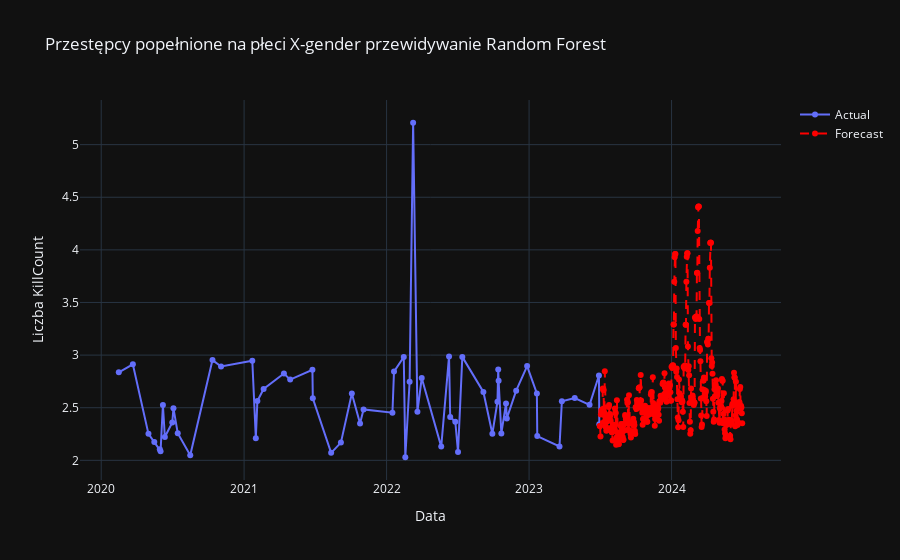

Write notebook code for a chart like this one.
### Code cell
import pandas as pd
import numpy as np
from sklearn.ensemble import RandomForestRegressor
from sklearn.model_selection import train_test_split
import plotly.graph_objects as go

# Tworzenie kolumny daty
df['Date'] = pd.to_datetime(df[['Year', 'Month', 'Day']])

# Grupowanie i agregacja danych
df_grouped = df.groupby('Date')['count'].sum().reset_index()

# Przygotowanie danych do modelu Random Forest
df_grouped['Month'] = df_grouped['Date'].dt.month
df_grouped['Day'] = df_grouped['Date'].dt.day

X = df_grouped[['Month', 'Day']]
y = df_grouped['count']

# Podział danych na zbiór treningowy i testowy
X_train, X_test, y_train, y_test = train_test_split(X, y, test_size=0.2, random_state=42)

# Dopasowanie modelu Random Forest
model = RandomForestRegressor(n_estimators=100, random_state=42)
model.fit(X_train, y_train)

# Prognoza na następny rok
next_year_dates = pd.date_range(start=df_grouped['Date'].max() + pd.DateOffset(days=1), end=df_grouped['Date'].max() + pd.DateOffset(years=1), freq='D')
next_year_X = pd.DataFrame({'Month': next_year_dates.month, 'Day': next_year_dates.day})
forecast = model.predict(next_year_X)

# Wykres szeregu czasowego z prognozą
fig = go.Figure()

# Dodanie rzeczywistych danych
fig.add_trace(go.Scatter(x=df_grouped['Date'], y=df_grouped['count'], mode='lines+markers', name='Actual'))

# Dodanie prognoz
fig.add_trace(go.Scatter(x=next_year_dates, y=forecast, mode='lines+markers', name='Forecast', line=dict(color='red', dash='dash')))

# Aktualizacja układu wykresu
fig.update_layout(title='Przestępcy popełnione na płeci X-gender przewidywanie Random Forest', 
                  xaxis_title='Data', yaxis_title='Liczba KillCount',template="plotly_dark",)

# Wyświetlenie wykresu
fig.show()

# Zapisywanie wykresu do pliku HTML
fig.write_html("forecast_plot4_4.html")

### Figure 1 — Plotly figure (JSON) as saved in the notebook; plotly's stock layout.template omitted (floating-point values rounded to 4 significant figures; data arrays with more than 128 entries replaced by an {"elided": "..."} marker saying what was removed)
{"data": [{"mode": "lines+markers", "name": "Actual", "type": "scatter", "x": ["2020-02-15T00:00:00", "2020-03-22T00:00:00", "2020-05-01T00:00:00", "2020-05-16T00:00:00", "2020-05-30T00:00:00", "2020-06-01T00:00:00", "2020-06-07T00:00:00", "2020-06-12T00:00:00", "2020-07-01T00:00:00", "2020-07-04T00:00:00", "2020-07-15T00:00:00", "2020-08-16T00:00:00", "2020-10-12T00:00:00", "2020-11-03T00:00:00", "2021-01-22T00:00:00", "2021-01-31T00:00:00", "2021-02-04T00:00:00", "2021-02-20T00:00:00", "2021-04-13T00:00:00", "2021-04-29T00:00:00", "2021-06-25T00:00:00", "2021-06-26T00:00:00", "2021-08-12T00:00:00", "2021-09-06T00:00:00", "2021-10-04T00:00:00", "2021-10-25T00:00:00", "2021-11-03T00:00:00", "2022-01-16T00:00:00", "2022-01-20T00:00:00", "2022-02-14T00:00:00", "2022-02-18T00:00:00", "2022-03-01T00:00:00", "2022-03-10T00:00:00", "2022-03-21T00:00:00", "2022-04-01T00:00:00", "2022-05-21T00:00:00", "2022-06-10T00:00:00", "2022-06-13T00:00:00", "2022-06-26T00:00:00", "2022-07-03T00:00:00", "2022-07-14T00:00:00", "2022-09-06T00:00:00", "2022-09-29T00:00:00", "2022-10-12T00:00:00", "2022-10-14T00:00:00", "2022-10-15T00:00:00", "2022-10-22T00:00:00", "2022-11-03T00:00:00", "2022-11-05T00:00:00", "2022-11-29T00:00:00", "2022-12-27T00:00:00", "2023-01-21T00:00:00", "2023-01-22T00:00:00", "2023-03-20T00:00:00", "2023-03-26T00:00:00", "2023-04-28T00:00:00", "2023-06-05T00:00:00", "2023-06-29T00:00:00", "2023-06-30T00:00:00"], "y": [2.837, 2.912, 2.252, 2.174, 2.104, 2.087, 2.526, 2.222, 2.359, 2.495, 2.258, 2.047, 2.953, 2.891, 2.947, 2.21, 2.563, 2.678, 2.826, 2.767, 2.86, 2.59, 2.071, 2.168, 2.635, 2.351, 2.483, 2.453, 2.843, 2.982, 2.029, 2.747, 5.208, 2.461, 2.782, 2.13, 2.988, 2.412, 2.366, 2.08, 2.983, 2.65, 2.253, 2.558, 2.862, 2.756, 2.255, 2.54, 2.398, 2.662, 2.896, 2.635, 2.23, 2.133, 2.561, 2.592, 2.528, 2.807, 2.343]}, {"line": {"color": "red", "dash": "dash"}, "mode": "lines+markers", "name": "Forecast", "type": "scatter", "x": {"elided": "366 str values"}, "y": {"elided": "366 float values"}}], "layout": {"title": {"text": "Przestępcy popełnione na płeci X-gender przewidywanie Random Forest"}, "xaxis": {"title": {"text": "Data"}}, "yaxis": {"title": {"text": "Liczba KillCount"}}}}
